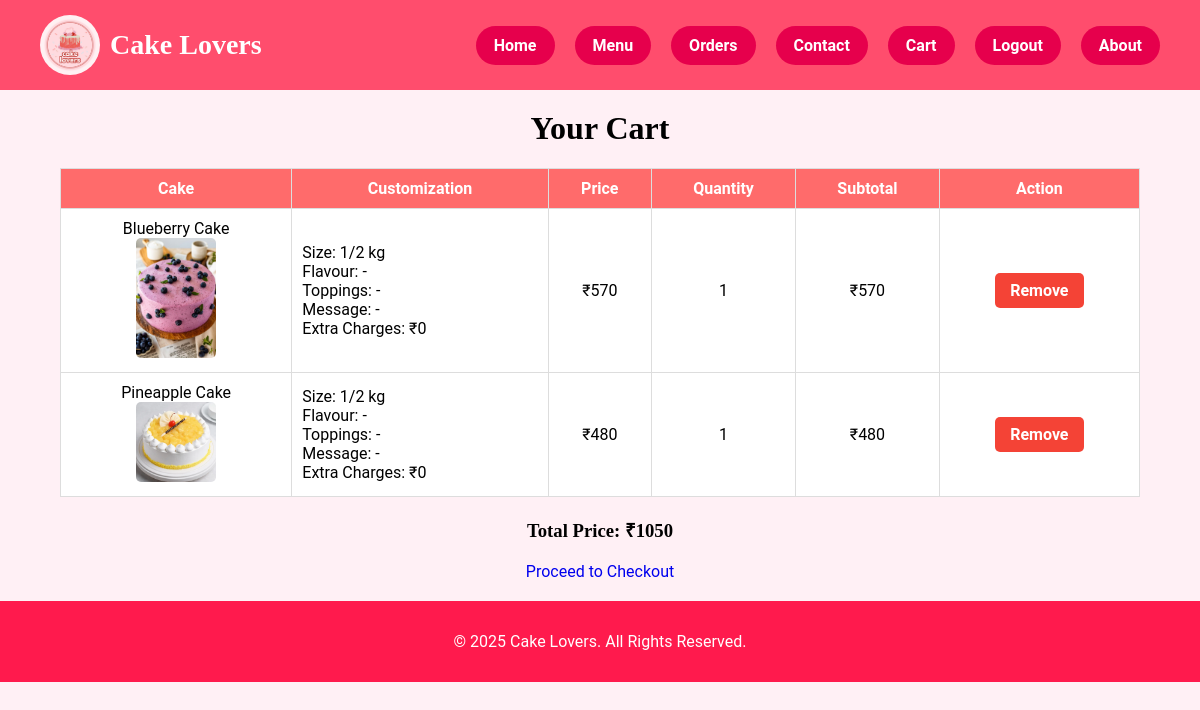
/cart.php (signed in), run on the app's committed database.
### tables this page shows
CREATE TABLE `cart` (
  `id` int(10) UNSIGNED NOT NULL,
  `user_id` int(10) UNSIGNED NOT NULL,
  `cake_id` int(10) UNSIGNED NOT NULL,
  `customization_id` int(10) UNSIGNED DEFAULT NULL,
  `quantity` int(10) UNSIGNED NOT NULL DEFAULT 1,
  `created_at` timestamp NOT NULL DEFAULT current_timestamp(),
  `size` varchar(20) DEFAULT '1/2 kg',
  `flavour` varchar(50) DEFAULT '',
  `toppings` varchar(100) DEFAULT '',
  `message` varchar(255) DEFAULT '',
  `extra_charges` int(11) DEFAULT 0,
  `message_text` varchar(255) DEFAULT ''
);

CREATE TABLE `cakes` (
  `id` int(10) UNSIGNED NOT NULL,
  `name` varchar(255) NOT NULL,
  `image` varchar(255) DEFAULT NULL,
  `description` text DEFAULT NULL,
  `price` float NOT NULL,
  `rating` float DEFAULT 0,
  `rating_count` int(11) DEFAULT 0,
  `size` varchar(50) DEFAULT '1 kg',
  `stock` int(10) UNSIGNED NOT NULL DEFAULT 10
);

### cart.php (the view, shortened to what this page needs)
<?php
include "includes/db_connect.php";
$user_id = $_SESSION['user_id'] ?? 0;
$stmt = $conn->prepare("
    SELECT cart.id AS cart_id, cakes.*, cart.size, cart.flavour, cart.message_text, cart.toppings, cart.extra_charges, cart.quantity
    FROM cart
    JOIN cakes ON cakes.id = cart.cake_id
    WHERE cart.user_id=:user
");
$stmt->execute([':user'=>$user_id]);
$cart_items = $stmt->fetchAll(PDO::FETCH_ASSOC);
$total_price = 0;
foreach($cart_items as $item){
    $total_price += ($item['price'] + $item['extra_charges']) * $item['quantity'];
}
?>
<!DOCTYPE html>
<html>
<head>
<link rel="stylesheet" href="assets/css/cart.css">
</head>
<body>
<?php include "includes/header.php"; ?>
<h1 style="text-align:center; margin-top:20px;">Your Cart</h1>
<?php if(count($cart_items) > 0): ?>
<div class="cart-container">
<table class="cart-table">
    <tr>
        <th>Cake</th>
        <th>Customization</th>
        <th>Price</th>
        <th>Quantity</th>
        <th>Subtotal</th>
        <th>Action</th>
    </tr>
    <?php foreach($cart_items as $item): ?>
    <tr>
        <td><?php echo htmlspecialchars($item['name']); ?><br>
            <img src="images/<?php echo $item['image']; ?>" width="50">
        </td>
        <td style="text-align:left;">
            Size: <?php echo $item['size']; ?><br>
            Flavour: <?php echo $item['flavour'] ?: '-'; ?><br>
            Toppings: <?php echo $item['toppings'] ?: '-'; ?><br>
            Message: <?php echo $item['message_text'] ?: '-'; ?><br>
            Extra Charges: ₹<?php echo $item['extra_charges']; ?>
        </td>
        <td>₹<?php echo $item['price']; ?></td>
        <td><?php echo $item['quantity']; ?></td>
        <td>₹<?php echo ($item['price'] + $item['extra_charges']) * $item['quantity']; ?></td>
        <td><a href="cart.php?remove=<?php echo $item['cart_id']; ?>" class="btn-remove">Remove</a></td>
    </tr>
    <?php endforeach; ?>
</table>
</div>
<h3 style="text-align:center;">Total Price: ₹<?php echo $total_price; ?></h3>
<div style="text-align:center; margin:20px;">
    <a href="checkout.php" class="btn-order">Proceed to Checkout</a>
</div>
<?php else: ?>
<p style="text-align:center;">Your cart is empty.</p>
<?php endif; ?>
<?php include "includes/footer.php"; ?>
</body>
</html>

### assets/css/cart.css (style rules this page uses)
.cart-table { width: 90%; margin: 20px auto; border-collapse: collapse; }
.cart-table th, .cart-table td { padding: 10px; border: 1px solid #ddd; text-align: center; }
.cart-table th { background-color: #ff6b6b; color: #fff; }
.cart-table td { background-color: #fff; }
.cart-table img { width: 80px; border-radius: 5px; }
.btn-remove, .btn-checkout { padding: 8px 15px; border-radius: 5px; text-decoration: none; font-weight: bold; margin: 2px; transition: all 0.3s ease; }
.btn-remove { background-color: #f44336; color: #fff; }

### assets/css/style.css (style rules this page uses)
body { font-family: 'Roboto', sans-serif; margin: 0; padding: 0; background: #fff0f5; }
h1, h2, h3 { font-family: 'Pacifico', cursive; }
a { text-decoration: none; }

### data on the page
cart: cake.name "Blueberry Cake", cake.image (picture), size "1/2 kg", flavour "-", toppings "-", message_text "-", extra_charges "0", cake.price "570", quantity "1"
cart: cake.name "Pineapple Cake", cake.image (picture), size "1/2 kg", flavour "-", toppings "-", message_text "-", extra_charges "0", cake.price "480", quantity "1"

### other printed values
$total_price "1050"
